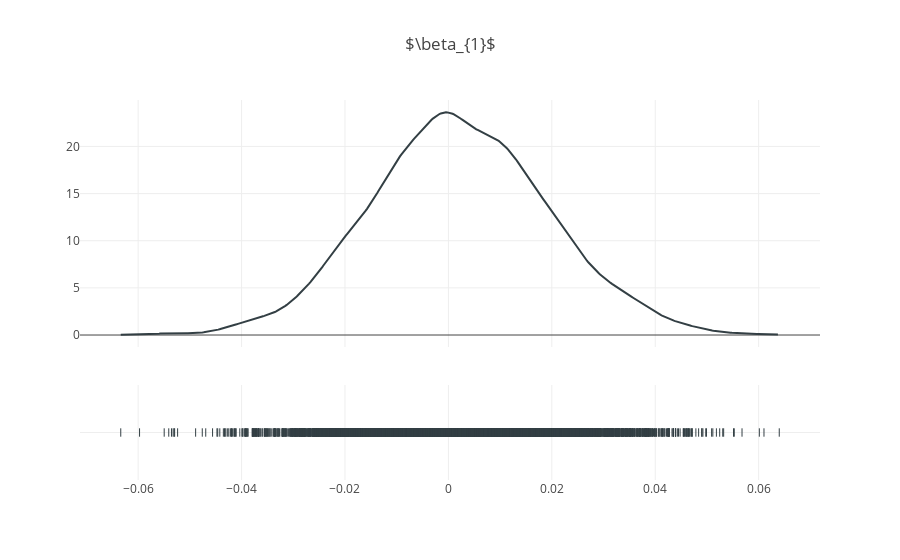

The notebook cell this image was saved under:
### Code cell
hist_data = [b[:,1]]

group_labels = ['Draws']
colors = ['#333F44'] #, '#37AA9C']

# Create distplot
fig = ff.create_distplot(hist_data, group_labels, show_hist=False, colors=colors)

# Add title & plot
fig['layout'].update(title='$\\beta_{1}$', 
#                      yaxis = dict(domain = [0.28, 1]),
                     legend=dict(traceorder='normal'), 
                     showlegend=False)
iplot(fig, show_link=False)

### Figure 1 — Plotly figure (JSON) as saved in the notebook; plotly's stock layout.template omitted (floating-point values rounded to 4 significant figures; data arrays with more than 128 entries replaced by an {"elided": "..."} marker saying what was removed)
{"data": [{"legendgroup": "Draws", "marker": {"color": "#333F44"}, "mode": "lines", "name": "Draws", "showlegend": true, "type": "scatter", "uid": "60b3137a-a2b3-11e8-a369-00266c69923a", "x": {"elided": "500 float values"}, "xaxis": "x", "y": {"elided": "500 float values"}, "yaxis": "y"}, {"legendgroup": "Draws", "marker": {"color": "#333F44", "symbol": "line-ns-open"}, "mode": "markers", "name": "Draws", "showlegend": false, "type": "scatter", "uid": "60b3137b-a2b3-11e8-8798-00266c69923a", "x": {"elided": "5000 float values"}, "xaxis": "x", "y": {"elided": "5000 str values"}, "yaxis": "y2"}], "layout": {"barmode": "overlay", "hovermode": "closest", "legend": {"traceorder": "normal"}, "showlegend": false, "title": "$\\beta_{1}$", "xaxis": {"anchor": "y2", "domain": [0, 1], "zeroline": false}, "yaxis": {"anchor": "free", "domain": [0.35, 1], "position": 0}, "yaxis2": {"anchor": "x", "domain": [0, 0.25], "dtick": 1, "showticklabels": false}}}
